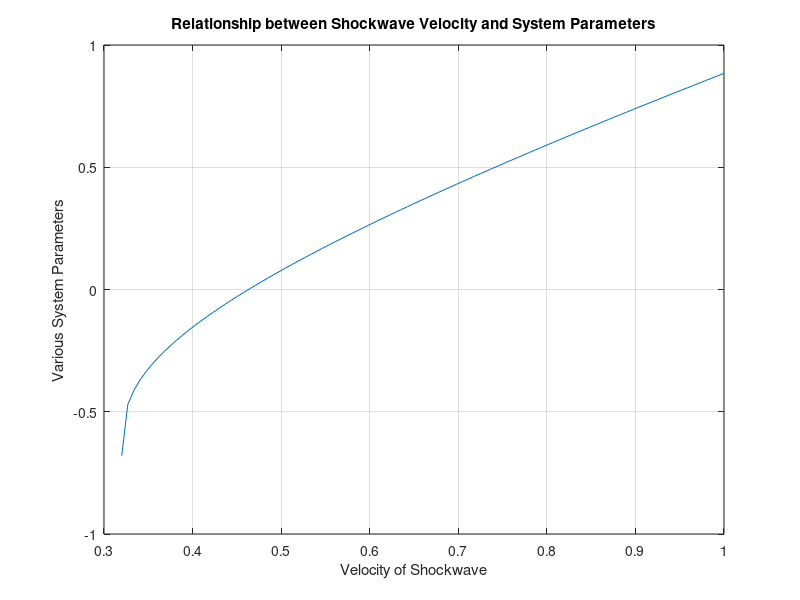

Reproduce this figure in MATLAB. (Note: this script raises an error after producing the figure.)
%Kiran Rao
%ME 2016 - Section B
%Computer Project 1

function RaoKiranCP1()
    format long
    xVals = linspace(0.32,1,100); %generate x values for plot
    figure(1)
    plot(xVals, (((xVals)-0.32).^(0.32)+(xVals)-1)) %evaluate and plot y values
    xlabel('Velocity of Shockwave')
    ylabel('Various System Parameters')
    title('Relationship between Shockwave Velocity and System Parameters')
    grid on %turn on a grid for the plot
    function[rootValue, finalEa, numIterations] = secant(f, firstGuess, secondGuess, maxEa)
        format long %to print 8 digits in the results
        currentEa = 9e9; %set arbitrary high value for error
        numIterations = 0; 
        zeroTrue = fzero(f,(firstGuess+secondGuess)/2); %evaluate true zero of inputted function over interval
        numIterations = 0;
        guessVec = [];
        while maxEa < currentEa %until the current error is less than the stated maximum error
            nextGuess = secondGuess - ((f(secondGuess)*(firstGuess-secondGuess))/(f(firstGuess)-f(secondGuess))); %compute the next zero value estimate
            guessVec = [guessVec nextGuess]; %compile all past and current zero value estimates
            firstGuess = secondGuess; %shift estimates to evaluate new estimate
            secondGuess = nextGuess; %shift estimates to evaluate new estimate
            if numIterations>0 
                currentEa = 100*((abs(guessVec(end) - guessVec(end-1)))/(guessVec(end))); %calculate approximate percent relative error
            end
            numIterations = numIterations + 1; %increase counter for number of iterations by 1  
        end
        rootValue = nextGuess; %root estimate is the final estimated value after loop has ended
        finalEa = currentEa; %approximate percent relative error is final calculated error after loop ends
    
    end

[rootValue, finalEa, numIterations] = secant(@(x) exp(-x)-x,0,1,1); %evaluate example 6.6 in textbook using secant function
[rootValue2, finalEa2, numIterations2] = secant(@(x) (x-0.32).^(0.32)+(x)-1,0.32,1,1e-8);%evaluate shockwave function using secant function with error less than 1e-8
zeroTrueShock = fzero(@(x) (x-0.32).^(0.32)+(x)-1,.5); %find true zero of shockwave function

sprintf('Example 6.6 root approximation: %d \nExample 6.6 approximate percent relative error: %d \nExample 6.6 number of iterations: %d \nShockwave function root approximation: %d \nShockwave function approximate percent relative error: %d \nShockwave function number of iterations: %d \nShockwave function true root: %d',rootValue,finalEa,numIterations,rootValue2,finalEa2,numIterations2,zeroTrueShock)
end
